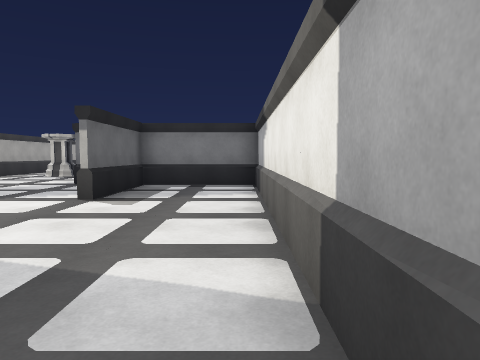
[1] (above)

18 first-person views from a walk through a scene from a Unity 3-D project. The camera is 1.4 m above the floor, tilts 4° down and sees 70° across. Doors are open. The floor is counted in squares, 2 m on a side. Each view is taken from the middle of a square. On the plan, view 1 faces up. The plan holds only what a view shows up to about 11 squares ahead; the rest is blank. The place goes on beyond the plan. Some animated figures are left out. Some surface patterns are stand-ins.

[2]
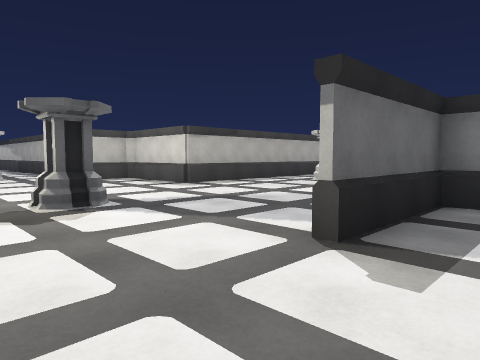

[3]
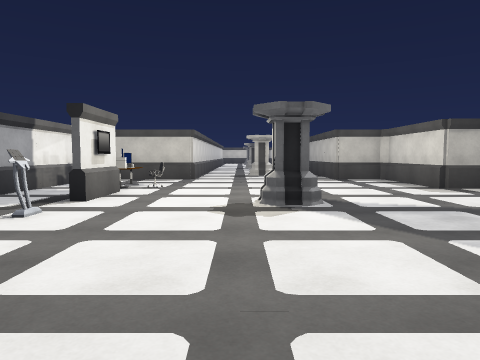

[4]
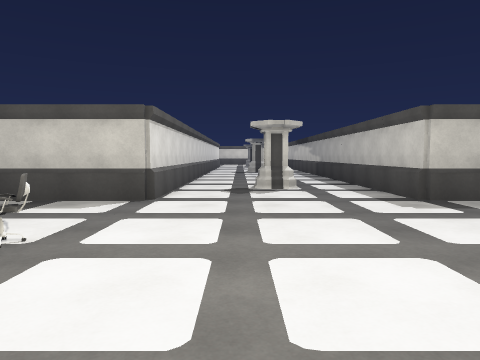

[5]
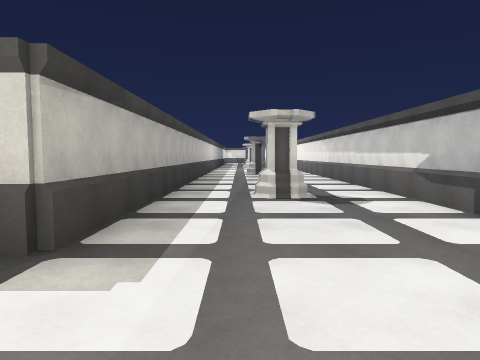

[6]
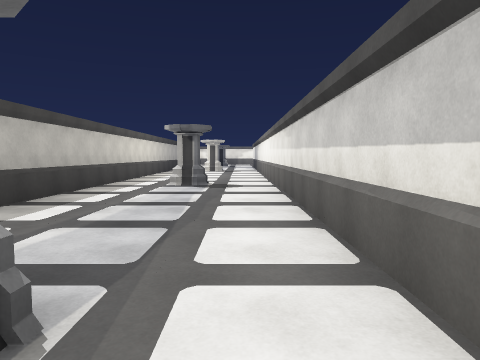

[7]
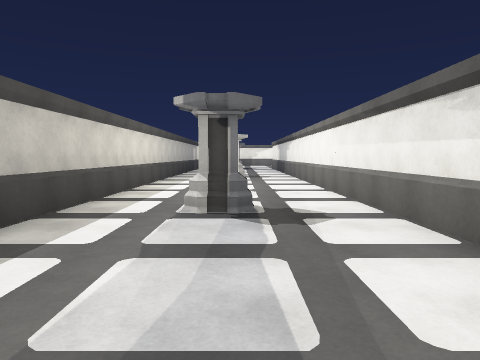

[8]
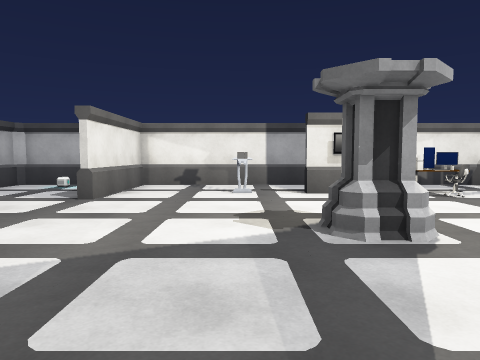

[9]
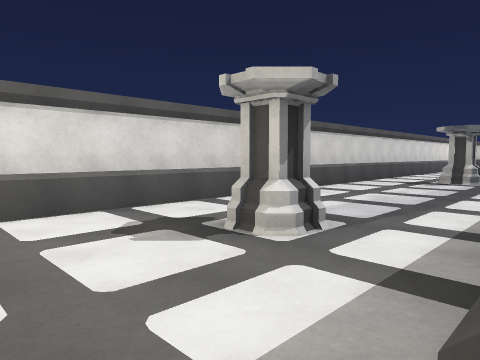

[10]
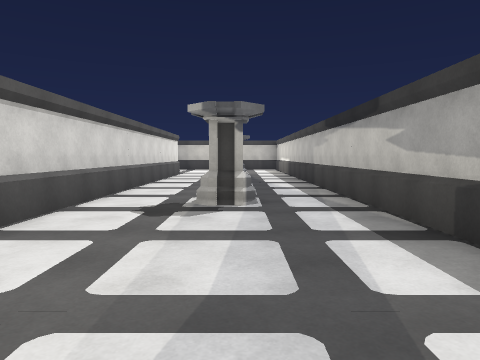

[11]
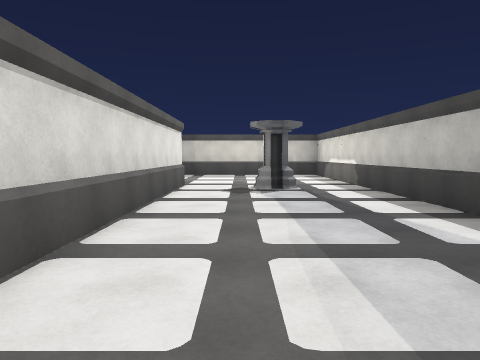

[12]
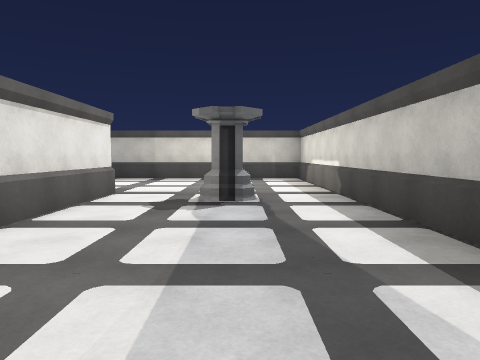

[13]
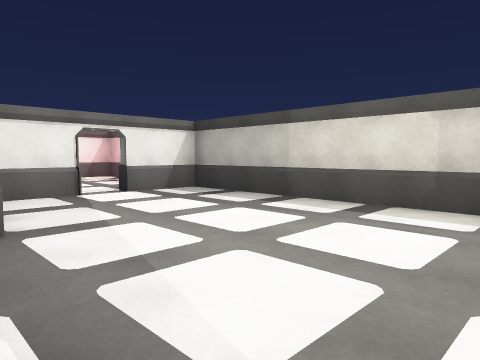

[14]
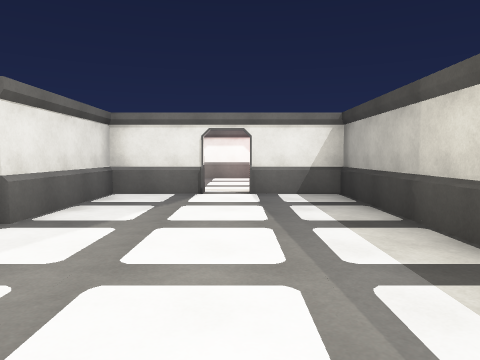

[15]
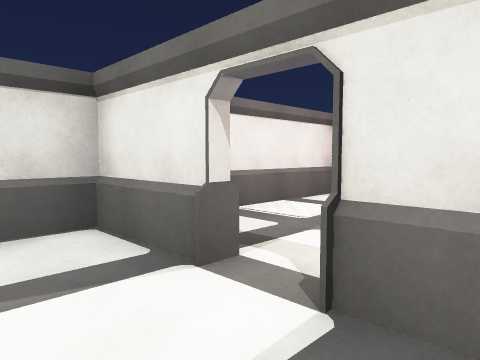

[16]
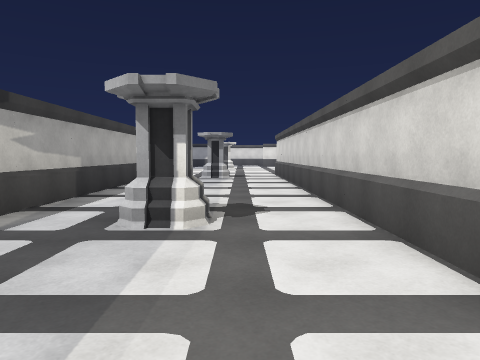

[17]
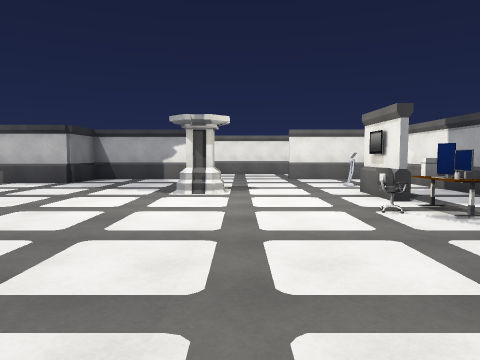

[18]
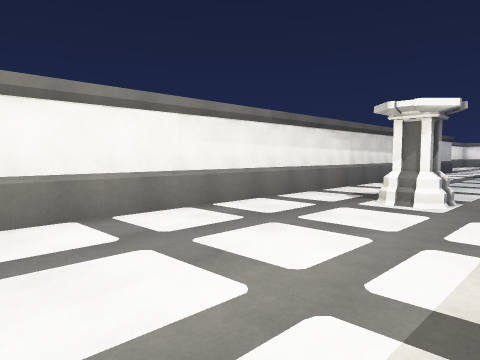

### Floor plan
Points are (right, up) in squares from view 1. A wall is a line through its corners. A room is listed if a view was taken in it or the views show most of it. See-through windows are left out.
Room 1 (views 1, 2, 3, 4, 5, 6, 7, 8, 9, 10, 11, 12, 13, 14, 15, 16, 17, 18)
walls: (-11, -0.4) (-2.6, -0.4) (-2.6, 2.5); (-7.8, 1.6) (-6.3, 1.6); (-2.6, 5.5) (-2.6, 8.5); (-2.4, 8.5) (-2.4, 5.5); (-1.1, -0.4) (0.4, -0.4) (0.4, 8.4) (-4.1, 8.4) (-4.1, 25.5); (-31.3, -0.7) (-31.3, -0.4) (-29.6, -0.4) (-29.6, 2.6) (-11.4, 2.6) (-11.4, 0.1); (-8.4, 25.5) (-8.4, 8.4) (-11.4, 8.4) (-11.4, 6.9) (-33.9, 6.9) (-33.9, -0.4) (-32.2, -0.4) (-32.2, -0.7)
ways out: open door at (-32, -0.5)
objects: pillar (-29, 5); pillar (-21, 5); pillar (-14, 5); other object (-9, 1) to (-9, 2); pillar (-6, 5); pillar (-6, 12); pillar (-6, 20); other object (-5, 1)

Where each view was taken, in squares from view 1:
view 1: 0 up, 0 right, facing up
view 2: 3 up, 1 left, facing up-left
view 3: 4 up, 1 left, facing left
view 4: 4 up, 6 left, facing left
view 5: 6 up, 7 left, facing up
view 6: 11 up, 5 left, facing up
view 7: 15 up, 6 left, facing up
view 8: 8 up, 5 left, facing down
view 9: 7 up, 11 left, facing down-left
view 10: 5 up, 16 left, facing left
view 11: 4 up, 21 left, facing left
view 12: 5 up, 23 left, facing left
view 13: 6 up, 29 left, facing down-left
view 14: 6 up, 32 left, facing down
view 15: 1 up, 33 left, facing down-right
view 16: 4 up, 25 left, facing right
view 17: 4 up, 13 left, facing right
view 18: 25 up, 8 left, facing down-right
